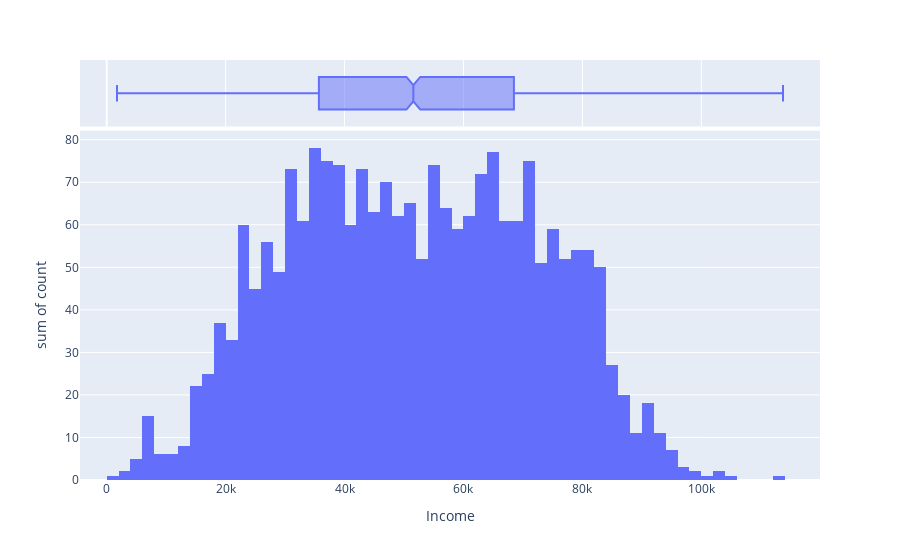

The notebook cell this image was saved under:
### Code cell
df_salario = df['Income'].value_counts().to_frame().reset_index()

px.histogram(df_salario,x='Income',y='count',marginal='box')

### Figure 1 — Plotly figure (JSON) as saved in the notebook; plotly's stock layout.template omitted (floating-point values rounded to 4 significant figures; data arrays with more than 128 entries replaced by an {"elided": "..."} marker saying what was removed)
{"data": [{"alignmentgroup": "True", "bingroup": "x", "histfunc": "sum", "hovertemplate": "Income=%{x}<br>sum of count=%{y}<extra></extra>", "legendgroup": "", "marker": {"color": "#636efa", "pattern": {"shape": ""}}, "name": "", "offsetgroup": "", "orientation": "v", "showlegend": false, "type": "histogram", "x": {"elided": "1963 int values"}, "xaxis": "x", "y": {"elided": "1963 int values"}, "yaxis": "y"}, {"alignmentgroup": "True", "hovertemplate": "Income=%{x}<extra></extra>", "legendgroup": "", "marker": {"color": "#636efa"}, "name": "", "notched": true, "offsetgroup": "", "showlegend": false, "type": "box", "x": {"elided": "1963 int values"}, "xaxis": "x2", "yaxis": "y2"}], "layout": {"barmode": "relative", "legend": {"tracegroupgap": 0}, "margin": {"t": 60}, "xaxis": {"anchor": "y", "domain": [0, 1], "title": {"text": "Income"}}, "xaxis2": {"anchor": "y2", "domain": [0, 1], "matches": "x", "showgrid": true, "showticklabels": false}, "yaxis": {"anchor": "x", "domain": [0, 0.8316], "title": {"text": "sum of count"}}, "yaxis2": {"anchor": "x2", "domain": [0.8416, 1], "matches": "y2", "showgrid": false, "showline": false, "showticklabels": false, "ticks": ""}}}
